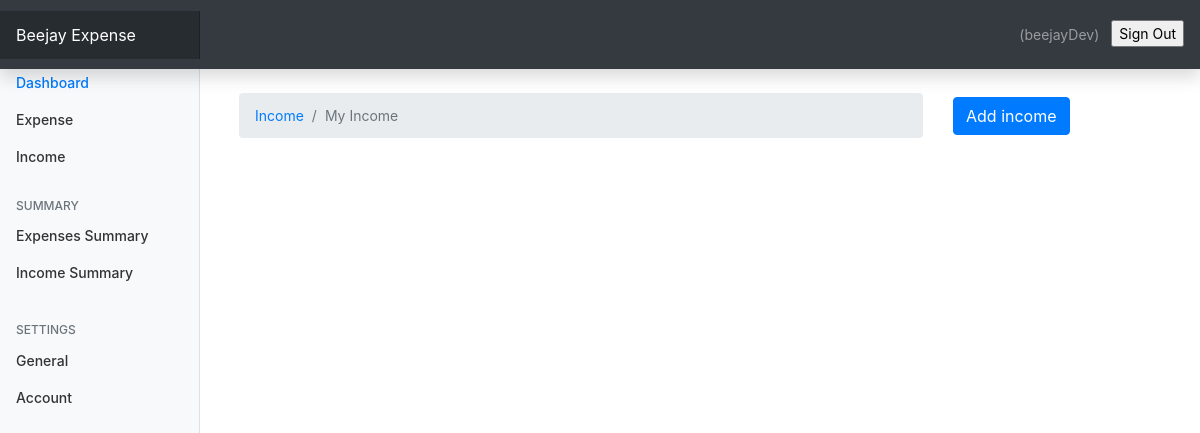
The app's page /income/ (signed in), older data.
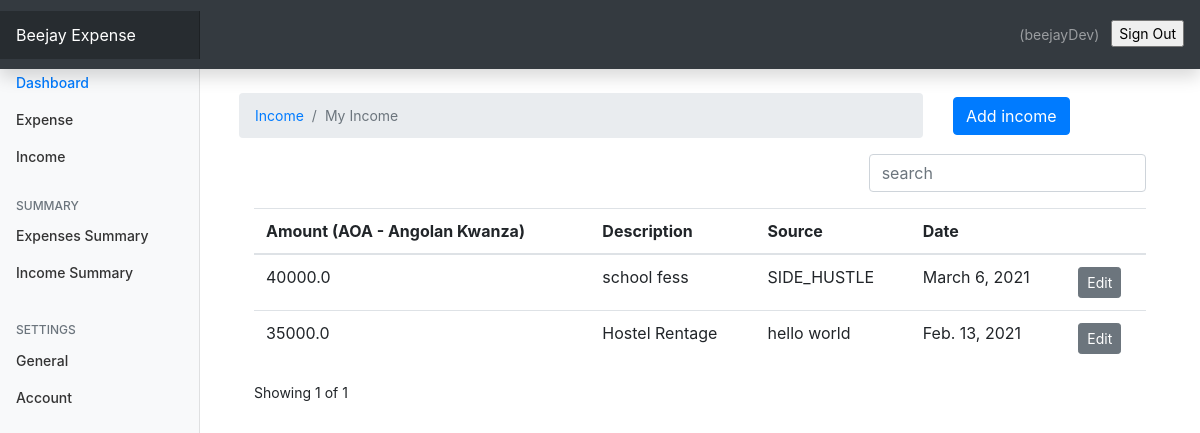
The same page, newer data.
### userpreferences/models.py (models this page shows, shortened)
class UserPreference(models.Model):
    user = models.OneToOneField(to=User, on_delete=models.CASCADE)
    currency = models.CharField(max_length=255, blank=True, null=True)

### userIncome/models.py (models this page shows, shortened)
class Income(models.Model):
    amount = models.FloatField()
    date = models.DateField(default=now)
    description = models.TextField()
    user = models.ForeignKey(to=User, on_delete=models.CASCADE)
    source = models.CharField(max_length=256)
    class Meta:
        ordering = ['-date']

### userIncome/views.py (the view)
# urls.py: path('income/', include('userIncome.urls')),
@login_required(login_url='/login')
def income(request):
    sources = Source.objects.all()
    income = Income.objects.filter(user=request.user)
    currency = UserPreference.objects.get(user=request.user).currency
    paginator = Paginator(income, 5)
    page_number = request.GET.get('page')
    page_obj = Paginator.get_page(paginator, page_number)
    context = {
            'income': income,
            'page_obj': page_obj,
            'currency': currency
            }
    return render(request, 'income/index.html', context)

### templates/income/index.html (shortened to what this page needs)
{% extends 'base.html' %}                                  {% load static %}
                                                           {% block content %}                                        <div class="container mt-4">                                       <div class="row">                                          <div class="col-md-9">                                             <nav aria-label="breadcrumb">                                <ol class="breadcrumb">                                                  <li class="breadcrumb-item"><a href="">Income</a></li>                                                               <li class="breadcrumb-item active" aria-current="page">My Income</li>
											   </ol>
										   </nav>                                                             </div>
										   <div class="col-md-3 mt-1">                                        <a href="{% url 'add_income' %}" class="btn btn-primary">Add income</a>                                     </div>
        </div>                                                                                                                <div class="container">                                    {% if income.count %}                                     <div class="row">                                                  <div class="col-md-8"></div>                               <div class="col-md-4">                                             <div class="form-group">                                           <input type="text" class="form-control" id="searchField"  placeholder="search" />
                        </div>
                </div>
        </div>
        <div class="app-table">
                <table class="table table-stripped table-hover">     <thead>                                                      <tr>                                                         <th scope="col">Amount ({{currency }})</th>                     <th scope="col">Description</th>                           <th scope="col">Source</th>
              <th scope="col">Date</th>
              <th></th>
           </tr>
  </thead>
  <tbody>
	  {% for income in page_obj %}
          <tr>
		  <td>{{ income.amount }}</td>                               <td>{{ income.description }}</td>                           <td>{{ income.source }}</td>
		  <td>{{ income.date }}</td>                                                                                           <td><a href="{% url 'edit-income' income.id %}" class="btn btn-secondary btn-sm">Edit</a></td>
          </tr>
          {% endfor %}
  </tbody>
        </table>
        </div>
                                                               <div class="pagination-container">
        <div class="">                                                     Showing {{ page_obj.number }} of {{ page_obj.paginator.num_pages }}                                           </div>
{% endif %}
        </div>
        </div>
</div>
{% endblock content %}

### templates/base.html (shortened to what this page needs)
{% load static %}
<html lang="en">
  <head>
<link rel="stylesheet" href="https://cdn.jsdelivr.net/npm/bootstrap@4.5.3/dist/css/bootstrap.min.css">
    <link href="{% static 'css/dashboard.css' %}" rel="stylesheet">
    <link href="{% static 'css/main.css' %}" rel="stylesheet">
  </head>
  <body>
  {% include 'navbar.html' %}
  <div class="container-fluid">
	  <div class="row">
	      {% include 'partials/sidebar.html' %}
  <main role="main" class="col-md-9 ml-sm-auto col-lg-10 px-md-4">
		      {% block content %}
		      {% endblock content %}
	  </div>
	  </div>
  </body>
</html>

### templates/navbar.html (shortened to what this page needs)
<nav class="navbar navbar-dark sticky-top bg-dark flex-md-nowrap p-0 shadow">
  <a class="navbar-brand col-md-3 col-lg-2 mr-0 px-3" href="#">Beejay Expense</a>
  <ul class="navbar-nav px-3" style="display: flex; flex-direction: row; align-items: center;">
	  <li class='nav-item text-nowrap'>
    <span class="nav-link mr-1" href="">({{ request.user.username }})</span>
    </li>
	  <li class='nav-item text-nowrap mt-1 ml-2 mb-2'>
		  <form action="{% url 'logout' %}" method='post' />
			  <input class='mt-3 text text-capitalize' type='submit' value='sign out' />
    </li>
  </ul>
</nav>

### templates/partials/sidebar.html (shortened to what this page needs)
<nav id="sidebarMenu" class="col-md-3 col-lg-2 d-md-block bg-light sidebar collapse">
      <div class="sidebar-sticky pt-3">
        <ul class="nav flex-column">
          <li class="nav-item">
            <a class="nav-link active" href="#">
              Dashboard<span class="sr-only">(current)</span>
            </a>
          </li>
	  <li class="nav-item">
		  <a class="nav-link" href="{% url 'index' %}">
			  Expense
		  </a>
          </li>
	  <li class="nav-item">
		  <a class="nav-link" href="{% url 'income' %}">
			  Income
		  </a>
	  </li>
        <h6 class="sidebar-heading d-flex justify-content-between align-items-center px-3 mt-4 mb-1 text-muted">
          <span>Summary</span>
        </h6>
        <ul class="nav flex-column mb-2">
          <li class="nav-item">
            <a class="nav-link" href="{% url 'stats' %}">
              Expenses Summary
            </a>
          </li>
          <li class="nav-item">
            <a class="nav-link" href="#">
              Income Summary
            </a>
          </li>
        </ul>
	<h6 class="sidebar-heading d-flex justify-content-between align-items-center px-3 mt-4 mb-1 text-muted">                <span>Settings</span>
        </h6>
        <ul class="nav flex-column mb-2">
          <li class="nav-item">
		  <a class="nav-link" href="{% url 'preferences' %}">
              General
            </a>
          </li>
          <li class="nav-item">
            <a class="nav-link" href="#">
              Account
            </a>
          </li>
        </ul>
      </div>
    </nav>

### static/css/dashboard.css (style rules this page uses)
body { font-size: .875rem; }
.sidebar { position: fixed; top: 0; bottom: 0; left: 0; z-index: 100; padding: 48px 0 0; box-shadow: inset -1px 0 0 rgba(0, 0, 0, .1); }
.sidebar-sticky { position: relative; top: 0; height: calc(100vh - 48px); padding-top: .5rem; overflow-x: hidden; overflow-y: auto; }
.sidebar .nav-link { font-weight: 500; color: #333; }
.sidebar .nav-link.active { color: #007bff; }
.sidebar-heading { font-size: .75rem; text-transform: uppercase; }
.navbar-brand { padding-top: .75rem; padding-bottom: .75rem; font-size: 1rem; background-color: rgba(0, 0, 0, .25); box-shadow: inset -1px 0 0 rgba(0, 0, 0, .25); }

### static/css/main.css (style rules this page uses)
body { margin: 0; padding: 0; }

Row changes from the older to the newer data that the page shows:
now on this page (row edited): UserPreference: currency "AOA - Angolan Kwanza"
added Income: amount "40000.0", description "school fess", source "SIDE_HUSTLE", date "March 6, 2021"
added Income: amount "35000.0", description "Hostel Rentage", source "hello world", date "Feb. 13, 2021"
Text that changed along with them:
{{ page_obj.number }}: (not shown) → "1"
{{ page_obj.paginator.num_pages }}: (not shown) → "1"
text now shown: "Amount ( ) Description Source Date Showing of"
